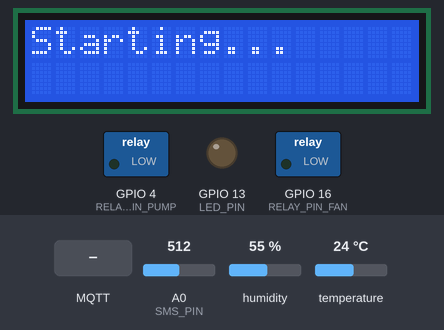
The sketch below on a simulated ESP8266 (NodeMCU). Shown: 16×2 character LCD, switched loads named in the sketch (green lamp = pin HIGH), output pins drawn as LEDs (lit = HIGH). The test bench sets the inputs (shaded band); at power-on: A0 (SMS_PIN) = 512, humidity 55 %, temperature 24 °C. WiFi joins after 1.5 s; servers stay silent unless stated; no MQTT or app messages arrive unless stated; what the sketch prints to the serial monitor is not drawn.

Above: at 2.7 s.
2.8 s: MQTT message "ON" arrives on the second subscribed topic
At 4.0 s:
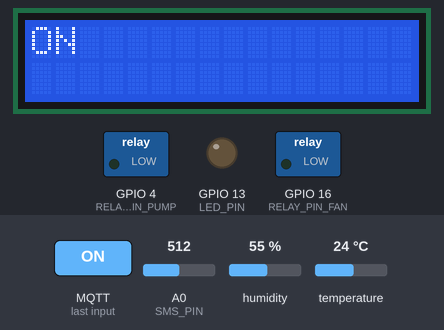
5.2 s: MQTT message "OFF" arrives on the second subscribed topic
At 6.2 s:
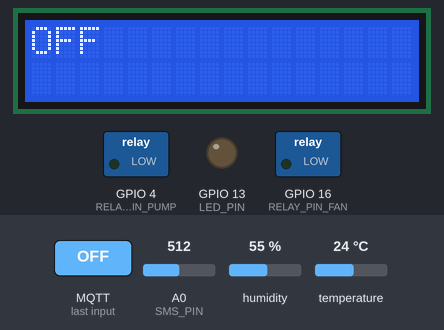
7.2 s: MQTT message "5" arrives on the second subscribed topic
At 8.4 s:
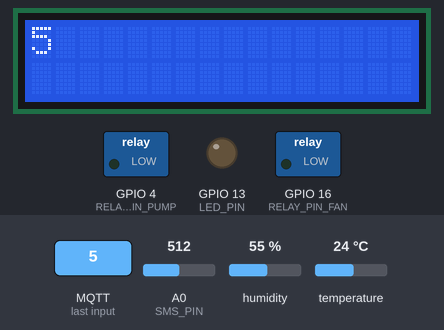
9.3 s: MQTT message "ON" arrives on the first subscribed topic
At 10.5 s:
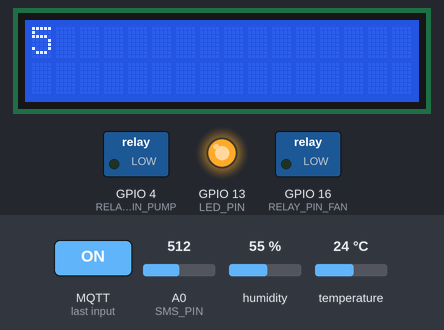
11.4 s: MQTT message "ON" arrives on the third subscribed topic
At 13.2 s:
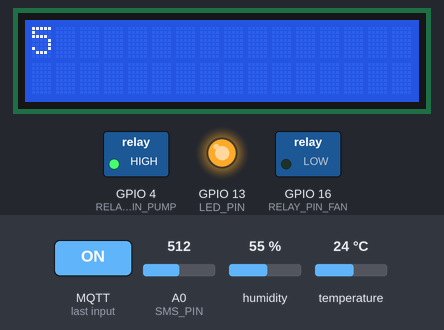
13.5 s: MQTT message "OFF" arrives on the first subscribed topic
At 14.9 s:
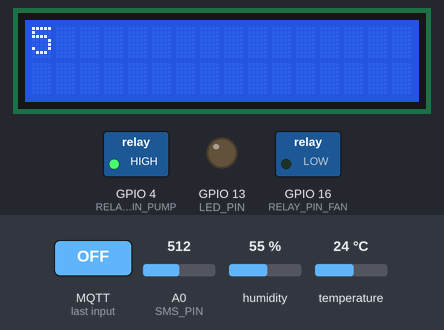
Timing chart, 0 to 16.5 s (numbered marks = the images above; inputs shaded):
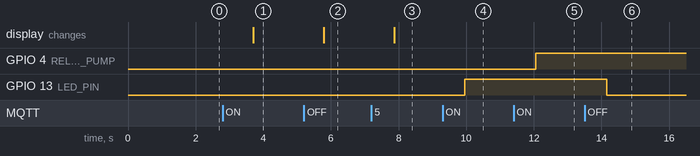

Measured:
- after the input at 2.8 s, the display: changes after 0.91 s (image 1)
- after the input at 5.2 s, the display: changes after 0.59 s (image 2)
- after the input at 7.2 s, the display: changes after 0.68 s (image 3)
- after the input at 9.3 s, GPIO 13 (LED_PIN): LOW → HIGH after 0.66 s
- after the input at 11.4 s, GPIO 4 (RELAY_PIN_PUMP): LOW → HIGH after 0.66 s
- after the input at 13.5 s, GPIO 13 (LED_PIN): HIGH → LOW after 0.66 s

The sketch:

Arduino_MQTT_IoT_Node.ino
```cpp
#include <ESP8266WiFi.h>
#include <PubSubClient.h>
#include <DHT.h>
#include <ArduinoJson.h>
#include <Wire.h>
#include <LiquidCrystal_I2C.h>

#include <stdio.h>
#include <stdlib.h>
#include <string.h>

// WiFi credentials
const char* ssid = "Crescent 5Ghz";
const char* password = "cRescent1!";

// MQTT broker credentials
const char* mqtt_server = "192.168.6.52"; //13.215.30.49
const int mqtt_port = 1883;
const char* mqtt_user = "";
const char* mqtt_password = "";

// MQTT topics
const char* mqtt_topic_dht_sync = "group4/sync/temp";
const char* mqtt_topic_sms_sync = "group4/sync/moist";
const char* mqtt_topic_dht_track = "group4/track/temp";
const char* mqtt_topic_sms_track = "group4/track/moist";
const char* mqtt_topic_led_trigger = "group4/trigger/led";
const char* mqtt_topic_lcd_trigger = "group4/trigger/lcd";
const char* mqtt_topic_pump_trigger = "group4/trigger/pump";  // Topic for pump control
const char* mqtt_topic_fan_trigger = "group4/trigger/fan";  // New topic for fan control

// DHT11 setup
#define DHTPIN 5  // GPIO5 for DHT11
#define DHTTYPE DHT11
DHT dht(DHTPIN, DHTTYPE);

// SMS-V1 setup
#define SMS_PIN A0

// LED setup
#define LED_PIN 13  // GPIO13 for LED

// Relay setup (for controlling the pump and fan)
#define RELAY_PIN_PUMP 4  // GPIO4 for Pump Relay control
#define RELAY_PIN_FAN 16  // GPIO16 for Fan Relay control

// LCD setup (use the correct I2C address found from the scanner)
LiquidCrystal_I2C lcd(0x27, 16, 2);  // Replace 0x27 with your I2C address if different

// WiFi and MQTT client objects
WiFiClient espClient;
PubSubClient client(espClient);

// Function declarations
void setup_wifi();
void reconnect();
void callback(char* topic, byte* payload, unsigned int length);
void publishDHT11Data();
void publishSMSV1Data();
void controlLED(const String& message);
void controlPump(const String& message);  // Function to control the pump
void controlFan(const String& message);  // New function to control the fan
void displayTextOnLCD(const String& text);

void setup() {
    // Initialize serial communication
    Serial.begin(9600);

    // Initialize the LED, Pump Relay, and Fan Relay pins as outputs
    pinMode(LED_PIN, OUTPUT);
    pinMode(RELAY_PIN_PUMP, OUTPUT);
    pinMode(RELAY_PIN_FAN, OUTPUT);

    // Initialize the I2C communication with the specified SDA and SCL pins
    Wire.begin(12, 14); // SDA = GPIO12, SCL = GPIO14

    // Initialize the LCD
    lcd.begin(16, 2);  // Specify the number of columns and rows
    lcd.backlight();
    lcd.clear();
    lcd.setCursor(0, 0);
    lcd.print("Starting...");

    // Start WiFi and MQTT
    setup_wifi();
    client.setServer(mqtt_server, mqtt_port);
    client.setCallback(callback);

    // Initialize the DHT sensor
    dht.begin();
}

void loop() {
    if (!client.connected()) {
        reconnect();
    }
    client.loop();

    // Publish data from DHT11 sensor
    publishDHT11Data();

    // Publish data from SMS-V1 sensor
    publishSMSV1Data();

    // Wait before sending the next batch of data
    delay(2000);
}

void setup_wifi() {
    delay(10);
    Serial.println();
    Serial.print("Connecting to ");
    Serial.println(ssid);

    WiFi.begin(ssid, password);

    while (WiFi.status() != WL_CONNECTED) {
        delay(500);
        Serial.print(".");
    }

    Serial.println("");
    Serial.println("WiFi connected");
    Serial.println("IP address: ");
    Serial.println(WiFi.localIP());
}

void reconnect() {
    // Loop until we're reconnected
    while (!client.connected()) {
        Serial.print("Attempting MQTT connection...");
        // Attempt to connect
        if (client.connect("ESP8266Client", mqtt_user, mqtt_password)) {
            Serial.println("connected");
            // Subscribe to relevant MQTT topics
            client.subscribe(mqtt_topic_led_trigger);
            client.subscribe(mqtt_topic_lcd_trigger);
            client.subscribe(mqtt_topic_pump_trigger);  // Subscribe to the pump control topic
            client.subscribe(mqtt_topic_fan_trigger);  // Subscribe to the fan control topic
            // Once connected, publish an announcement...
            client.publish("home/connected", "ESP8266 connected");
        } else {
            Serial.print("failed, rc=");
            Serial.print(client.state());
            Serial.println(" try again in 5 seconds");
            // Wait 5 seconds before retrying
            delay(5000);
        }
    }
}

void callback(char* topic, byte* payload, unsigned int length) {
    String message = "";
    for (int i = 0; i < length; i++) {
        message += (char)payload[i];
    }

    Serial.print("Message received in topic: ");
    Serial.println(topic);
    Serial.print("Message: ");
    Serial.println(message);

    // Check if the message is for LED control
    if (String(topic) == mqtt_topic_led_trigger) {
        controlLED(message);
    } else if (String(topic) == mqtt_topic_lcd_trigger) {
        displayTextOnLCD(message);
    } else if (String(topic) == mqtt_topic_pump_trigger) {  // Check if the message is for pump control
        controlPump(message);
    } else if (String(topic) == mqtt_topic_fan_trigger) {  // Check if the message is for fan control
        controlFan(message);
    }
}

// Function to extract the last number from a string
int extractSensorId(const char *str) {
    // Find the last occurrence of '/'
    const char *lastSlash = strrchr(str, '/');

    if (lastSlash != NULL) {
        // Move past the last '/'
        lastSlash++;

        // Convert the substring to an integer
        return atoi(lastSlash);
    }

    // Return -1 if no '/' is found or conversion fails
    return -1;
}

void controlLED(const String& message) {
    if (message == "ON") {
        digitalWrite(LED_PIN, HIGH);
        Serial.println("LED turned ON");
    } else if (message == "OFF") {
        digitalWrite(LED_PIN, LOW);
        Serial.println("LED turned OFF");
    }
}

void controlPump(const String& message) {
    if (message == "ON") {
        digitalWrite(RELAY_PIN_PUMP, HIGH);  // Activating relay for pump
        Serial.println("Pump turned ON");
    } else if (message == "OFF") {
        digitalWrite(RELAY_PIN_PUMP, LOW);  // Deactivating relay for pump
        Serial.println("Pump turned OFF");
    }
}

void controlFan(const String& message) {
    if (message == "ON") {
        digitalWrite(RELAY_PIN_FAN, HIGH);  // Activating relay for fan
        Serial.println("Fan turned ON");
    } else if (message == "OFF") {
        digitalWrite(RELAY_PIN_FAN, LOW);  // Deactivating relay for fan
        Serial.println("Fan turned OFF");
    }
}

void displayTextOnLCD(const String& text) {
    lcd.clear();
    lcd.setCursor(0, 0);
    lcd.print(text.substring(0, 16));  // Print first 16 characters on the first line
    if (text.length() > 16) {
        lcd.setCursor(0, 1);
        lcd.print(text.substring(16, 32));  // Print the next 16 characters on the second line
    }
}

// Sensor ID = 1
void publishDHT11Data() {
    // Reading temperature and humidity
    float temperature = dht.readTemperature();
    float humidity = dht.readHumidity();

    // Check if any reads failed and exit early (to try again next loop)
    if (isnan(temperature) || isnan(humidity)) {
        Serial.println("Failed to read from DHT sensor!");
        return;
    }

    // Create JSON object
    StaticJsonDocument<200> jsonBuffer;
    jsonBuffer["sensor_id"] =  1;
    jsonBuffer["temperature"] = temperature;
    jsonBuffer["humidity"] = humidity;

    // Serialize JSON object to string
    char jsonString[128];
    serializeJson(jsonBuffer, jsonString);

    // Publish the JSON string to the MQTT topics
    client.publish(mqtt_topic_dht_sync, jsonString);
    client.publish(mqtt_topic_dht_track, jsonString);

    // Print the JSON string to the Serial Monitor
    Serial.println(jsonString);
}

// Sensor ID = 2
void publishSMSV1Data() {
    // Reading soil moisture value
    int sensorValue = analogRead(SMS_PIN);

   // convert analog value to percent for the soil moisture
    int percent = map(sensorValue, 1024, 530, 0, 100);

    // Create JSON object
    StaticJsonDocument<200> jsonBuffer;
    jsonBuffer["sensor_id"] = 2;
    jsonBuffer["soil_moisture"] = percent;

    // Serialize JSON object to string
    char jsonString[128];
    serializeJson(jsonBuffer, jsonString);

    // Publish the JSON string to the MQTT topics
    client.publish(mqtt_topic_sms_sync, jsonString);
    client.publish(mqtt_topic_sms_track, jsonString);

    // Print the JSON string to the Serial Monitor
    Serial.println(jsonString);
}
```
